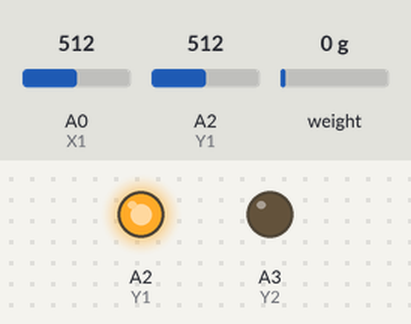
Bench run of a sketch on a simulated Arduino Uno, built with avr-gcc and run on an emulated ATmega328P. Shown: output pins drawn as LEDs (lit = HIGH). Inputs (shaded band) come from the test bench; at power-on: A0 (X1) = 512, A2 (Y1) = 512, weight on the scale 0 g. The ROS host is connected and sends only what is stated.

Above: at 0.1 s.
Timing chart, 0 to 1.6 s (numbered marks = the images above):
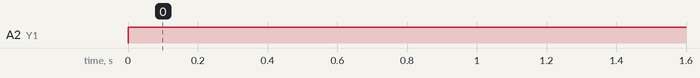

The sketch:

sensor.ino
```cpp
#include <ros.h>
#include <geometry_msgs/Pose2D.h>
#include <Q2HX711.h>

ros::NodeHandle  nh;
geometry_msgs::Pose2D cont_msg ;
ros::Publisher pub_cont("contacto_paw", &cont_msg);


float lat;
float lon;
float pres;
int X,Y;
const byte MPS_OUT_pin = 4; // OUT data pin
const byte MPS_SCK_pin = 5; // clock data pin

Q2HX711 MPS20N0040D(MPS_OUT_pin, MPS_SCK_pin);

#define X1 A0
#define X2 A1
#define Y1 A2
#define Y2 A3


#define Xresolution 1024
#define Yresolution 1024

void setup() {

  nh.initNode();
  nh.advertise(pub_cont);


}

void loop()
{
  pinMode(Y1,INPUT);
  pinMode(Y2,INPUT);
  digitalWrite(Y2,LOW);
  pinMode(X1,OUTPUT);
  digitalWrite(X1,HIGH);
  pinMode(X2,OUTPUT);
  digitalWrite(X2,LOW);
  X = (analogRead(Y1))/(1024/Xresolution); //Reads Y (Latitude) axis touch position

  pinMode(X1,INPUT);
  pinMode(X2,INPUT);
  digitalWrite(X2,LOW);
  pinMode(Y1,OUTPUT);
  digitalWrite(Y1,HIGH);
  pinMode(Y2,OUTPUT);
  digitalWrite(Y2,LOW);

  Y = (analogRead(X1))/(1024/Yresolution); //Reads Y (Longitude) axis touch position
  lat= X;
  lon= Y;
  pres = MPS20N0040D.read();

  cont_msg.x = lat;
  cont_msg.y = lon;
  cont_msg.theta = pres;
  pub_cont.publish(&cont_msg);


  nh.spinOnce();
  delay(5);
}
```

Measured:
- by itself, A2 (Y1): LOW → HIGH at 0.00 s
